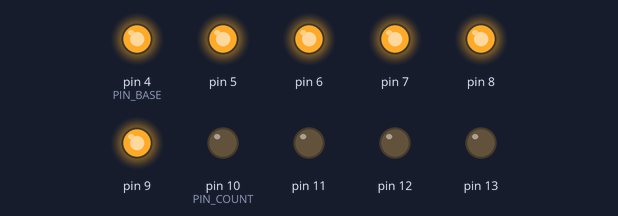
Bench run of a sketch on a simulated Arduino Uno, built with avr-gcc and run on an emulated ATmega328P. Shown: output pins drawn as LEDs (lit = HIGH).

Above: at 0.1 s.
Timing chart, 0 to 1.6 s (numbered marks = the images above):
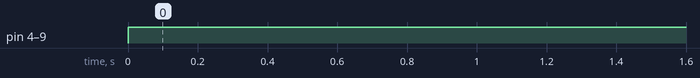

Measured:
- by itself, pin 4 (PIN_BASE), pin 5–9: LOW → HIGH at 0.00 s

The sketch:

PiezoDriver.ino
```cpp
#define PIN_COUNT 10  // using this many digital pins for output
#define PIN_BASE  4   // this is the lowest digital pin number used for output
#define OUTMIN  (0.0)
#define OUTMAX (10.0)
#define PERIOD 300

// https://arduino.github.io/arduino-cli/0.34/getting-started/
void setup() {
  int p;
  // use pins 4-10 as output
  for(p=0; p<PIN_COUNT; p++)
    pinMode(p + PIN_BASE, OUTPUT);
}

void loop() {
  int p;

  for(p=0; p<PIN_COUNT; p++)
    digitalWrite(p, HIGH);

}
// all pins on .300 V
// pins 13 and 14 off -> .077 V
// pin 14 off -> .151 V
```
